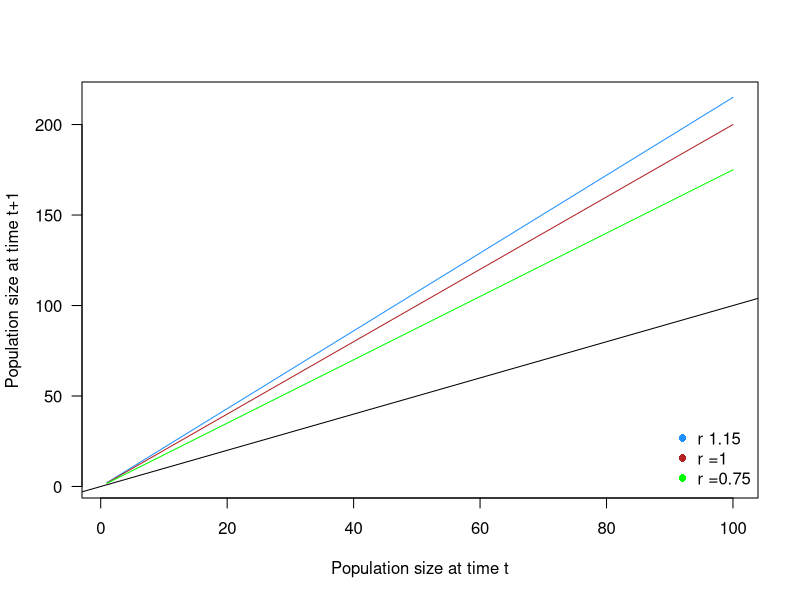
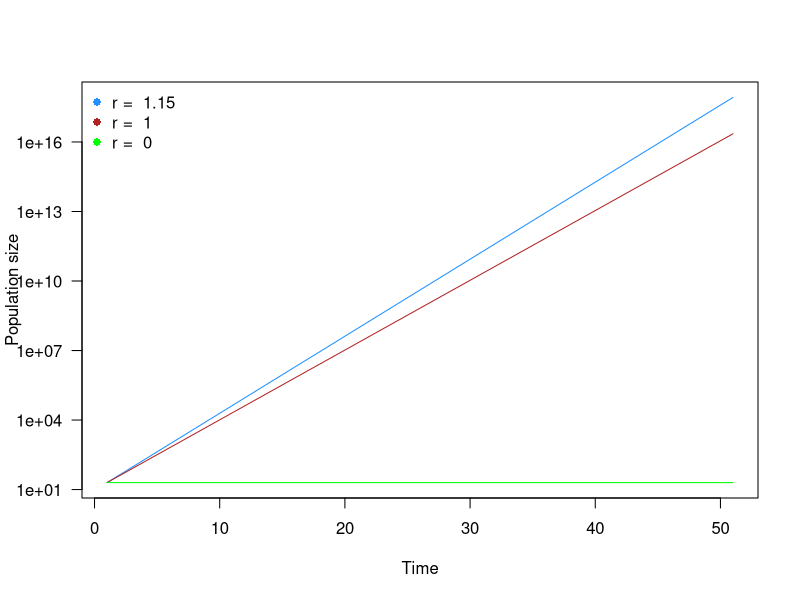
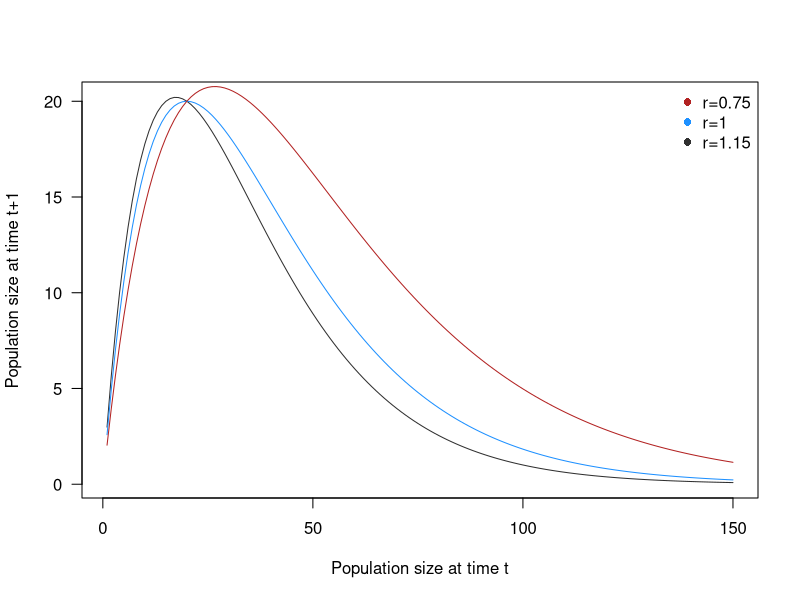
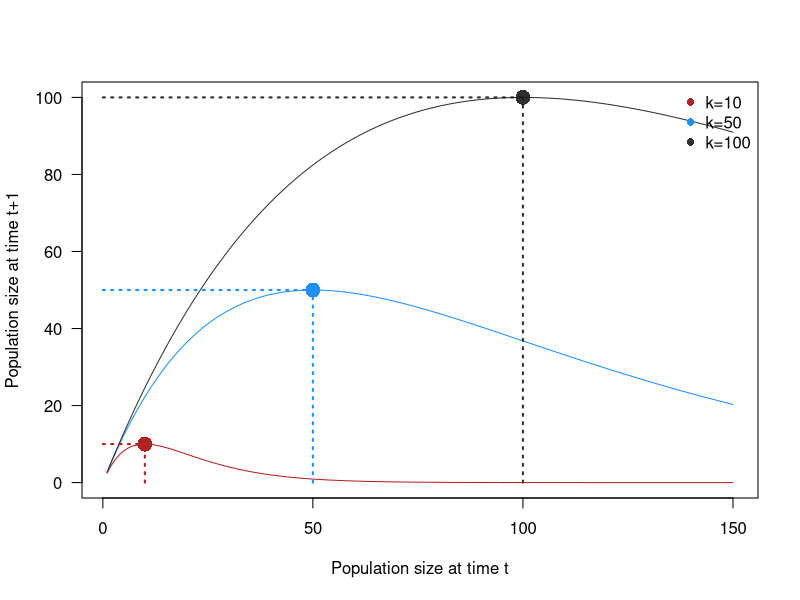
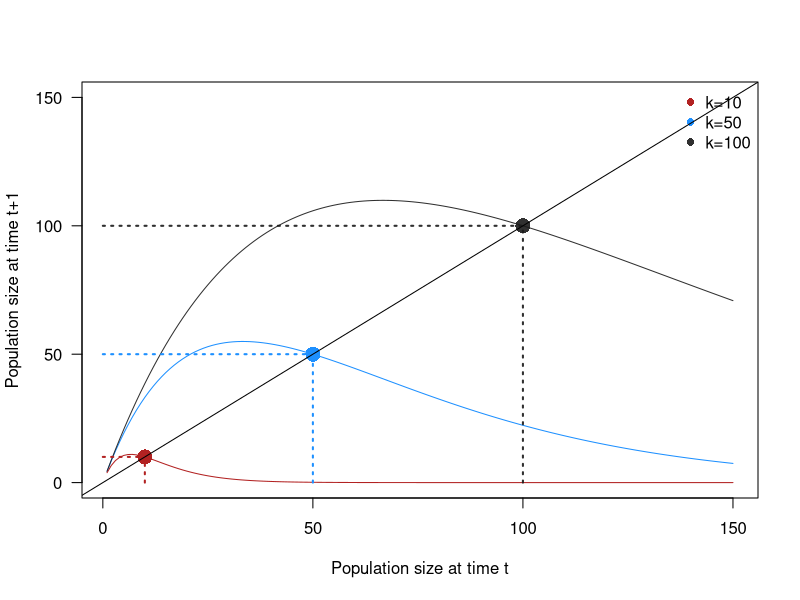
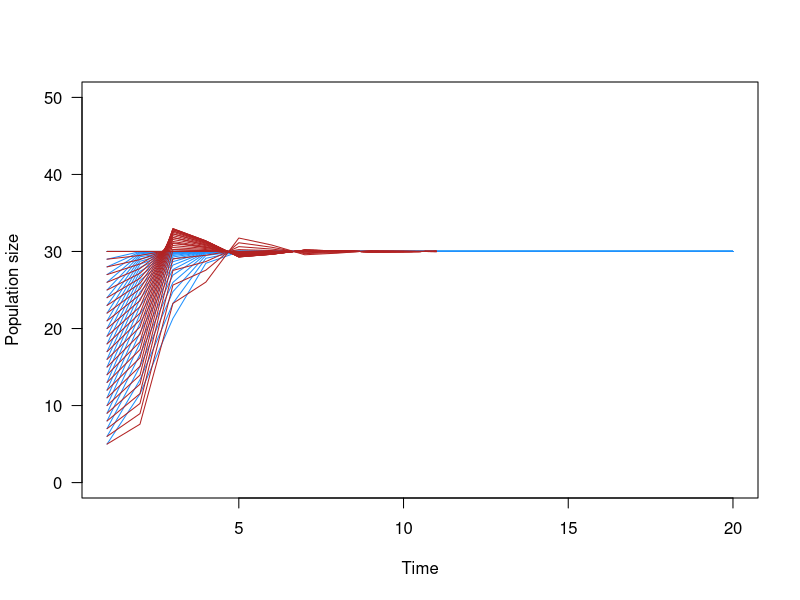
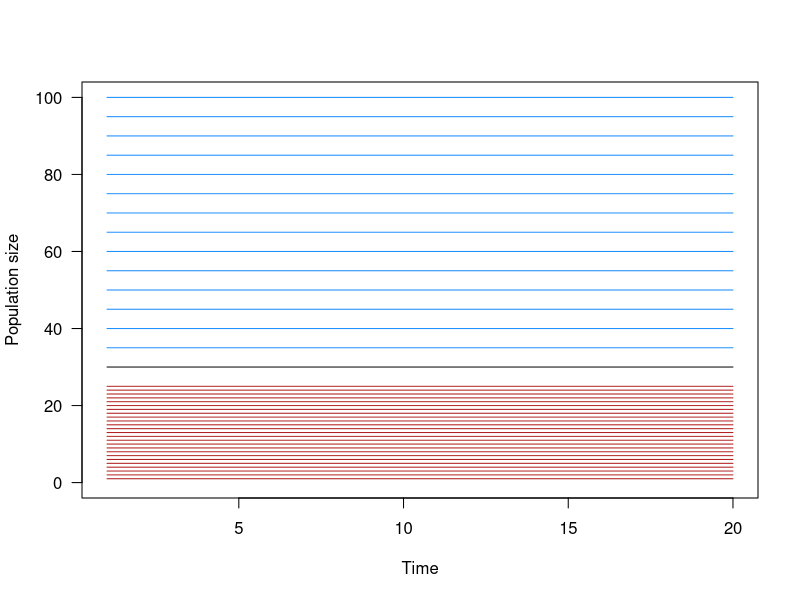
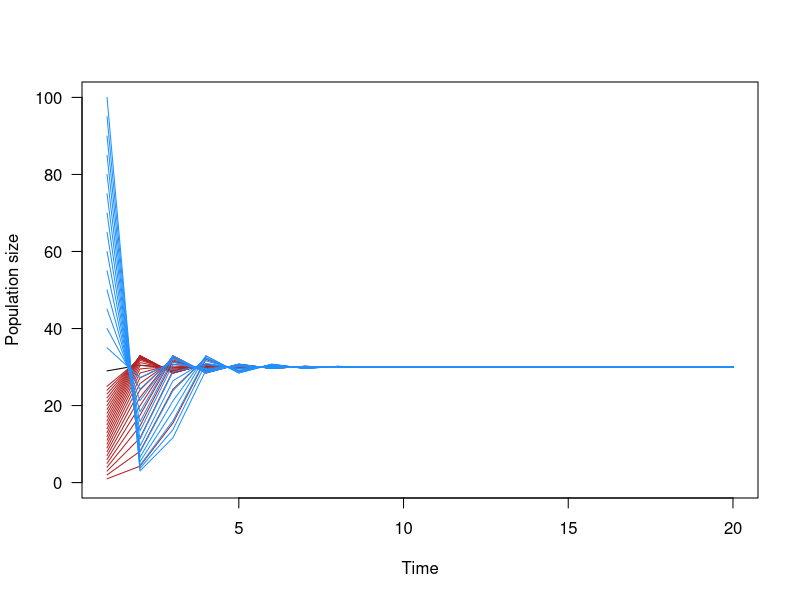

Here is the R script that generated these plots, in order: (Note: this script raises an error after producing the figures.)
## ---- chunk 1

n0 <- 1:100
r <- 1

expoGrowth <- function(n, r){
  n+(n*r)  
}


#effect of growth rate
plot(n0, expoGrowth(n0, 1.15),
  type='l', las=1, 
  xlab='Population size at time t', 
  ylab='Population size at time t+1', 
  col='dodgerblue')
lines(n0, expoGrowth(n0,1),
  col='firebrick')
lines(n0, expoGrowth(n0,0.75),
  col='green')
abline(a=0,b=1)

legend('bottomright', paste('r', c('1.15', '=1', '=0.75')),
  pch=16, col=c('dodgerblue', 'firebrick', 'green'), bty='n')
 

## ---- chunk 2

expoDynamics <- function(n,r, steps=100){
  ret <- c()
  ret[1] <- n
  for(i in 1:steps){
    ret[i+1] <- expoGrowth(ret[i], r)
  }
  return(ret)
}

## ---- chunk 3

t <- 50
n0 <- 20

#effect of growth rate
plot(1:(t+1), expoDynamics(n0, 1.15, steps=t),
  type='l', las=1, 
  xlab='Time', log='y',
  ylab='Population size', 
  col='dodgerblue')
lines(1:(t+1), expoDynamics(n0, 1, steps=t),
  col='firebrick')
lines(1:(t+1), expoDynamics(n0, 0, steps=t),
  col='green')

legend('topleft', bty='n', 
  paste('r = ', c('1.15', '1', '0')),
  pch=16, col=c('dodgerblue', 'firebrick', 'green'))

## ---- chunk 4

n0 <- 1:150
k <- 20
r <- 1


logisticGrowth <- function(n, r, k){
  n*exp(r*(1-(n / k)))
}


colz <- c(grey(0.1,0.9), 'dodgerblue', 'firebrick', 'forestgreen')
#effect of growth rate
plot(n0, logisticGrowth(n0,1.15,20),
  type='l', las=1, 
  xlab='Population size at time t', 
  ylab='Population size at time t+1', 
  col=colz[1])
lines(n0, logisticGrowth(n0,1,20),
  col=colz[2])
lines(n0, logisticGrowth(n0,0.75,20),
  col=colz[3])
legend('topright', bty='n',
  c('r=0.75', 'r=1', 'r=1.15'),
  pch=16, col=colz[c(3,2,1)])





#effect of carrying capacity
plot(n0, logisticGrowth(n0,1, 50),
  type='l', las=1, ylim=c(0,100),
  xlab='Population size at time t', 
  ylab='Population size at time t+1', 
  col=colz[2])
lines(n0, logisticGrowth(n0,1,100),
  col=colz[1])
lines(n0, logisticGrowth(n0,1,10),
  col=colz[3])
legend('topright', bty='n',
  c('k=10', 'k=50', 'k=100'),
  pch=16, col=colz[c(3,2,1)])








#Look at the peaks of the growth (where is the maximum population size here?)

plotSegs <- function(kx,ky, color){
  segments(x0=0,x1=kx, y0=ky,y1=ky, col=color, lwd=2, lty=3)
  segments(x0=kx,x1=kx, y0=0,y1=ky, col=color, lwd=2, lty=3)
  points(kx,ky, pch=16, cex=2, col=color)
}

plotSegs(10,10, color=colz[3])
plotSegs(50,50, color=colz[2])
plotSegs(100,100, color=colz[1])






# But why is this? What situations would cause this to not be the case?

plot(n0, logisticGrowth(n0,1.5, 50),
  type='l', las=1, ylim=c(0,150),
  xlab='Population size at time t', 
  ylab='Population size at time t+1', 
  col=colz[2])
lines(n0, logisticGrowth(n0,1.5,100),
  col=colz[1])
lines(n0, logisticGrowth(n0,1.5,10),
  col=colz[3])
legend('topright', bty='n',
  c('k=10', 'k=50', 'k=100'),
  pch=16, col=colz[c(3,2,1)])



#Look at the peaks of the growth (where is the maximum population size here?)
plotSegs(10,10, color=colz[3])
plotSegs(50,50, color=colz[2])
plotSegs(100,100, color=colz[1])



# this line intersects points where population change from t to t+1 is 0. These are equilibria.
abline(a=0,b=1)

## ---- chunk 5

logisticDynamics <- function(n,r,k, steps=100){
  ret <- c()
  ret[1] <- n
  if(length(r) == 1){
    r <- rep(r, steps)
  }
  for(i in 1:(steps-1)){
    ret[i+1] <- logisticGrowth(ret[i], r[i], k)
  }
  return(ret)
}

## ---- chunk 6

stps <- 20

plot(1:stps,
 logisticDynamics(n=30, r=1, k=30, steps=stps),
  type='l', las=1, ylim=c(0,50),
  xlab='Time', 
  ylab='Population size', 
  col=1)

#sapply(seq(1,25,by=1), function(x){
# lines(logisticDynamics(n=x, r=1, k=30, steps=stps), col='firebrick')
#})


sapply(seq(5,30,by=1), function(x){
 lines(logisticDynamics(n=x, r=1, k=30, steps=stps), col='dodgerblue')
})

sapply(seq(5,30,by=1), function(x){
 lines(logisticDynamics(n=x, r=rep(c(0.5,1.5),5), k=30, steps=stps), col='firebrick')
})

## ---- chunk 7

stps <- 20

plot(1:stps,
 logisticDynamics(n=30, r=0, k=30, steps=stps),
  type='l', las=1,ylim=c(0,100),
  xlab='Time', 
  ylab='Population size', 
  col=1)

sapply(seq(1,25,by=1), function(x){
 lines(logisticDynamics(n=x, r=0, k=30, steps=stps), col='firebrick')
})

sapply(seq(35,100,by=5), function(x){
 lines(logisticDynamics(n=x, r=0, k=30, steps=stps), col='dodgerblue')
})

## ---- chunk 8

stps <- 20

plot(1:stps,
 logisticDynamics(n=29, r=1.5, k=30, steps=stps),
  type='l', las=1,ylim=c(0,100),
  xlab='Time', 
  ylab='Population size', 
  col=1)

sapply(seq(1,25,by=1), function(x){
 lines(logisticDynamics(n=x, r=1.5, k=30, steps=stps), col='firebrick')
})

sapply(seq(35,100,by=5), function(x){
 lines(logisticDynamics(n=x, r=1.5, k=30, steps=stps), col='dodgerblue')
})

## ---- chunk 9

stps <- 50

plot(1:stps,
 logisticDynamics(n=30, r=2, k=30, steps=stps),
  type='l', las=1,ylim=c(0,100),
  xlab='Time', 
  ylab='Population size', 
  col=1)

plot(1:stps,
 logisticDynamics(n=29, r=2, k=30, steps=stps),
  type='l', las=1,ylim=c(0,100),
  xlab='Time', 
  ylab='Population size', 
  col=1)

sapply(seq(1,25,by=1), function(x){
 lines(logisticDynamics(n=x, r=2, k=30, steps=stps), col='firebrick')
})

sapply(seq(35,100,by=5), function(x){
 lines(logisticDynamics(n=x, r=2, k=30, steps=stps), col='dodgerblue')
})


## ---- chunk 10

stps <- 20

plot(1:stps,
 logisticDynamics(n=20, r=3.2, k=30, steps=stps),
  type='l', las=1,ylim=c(0,100),
  xlab='Time', 
  ylab='Population size', 
  col=1)

sapply(seq(1,100,by=5), function(x){
 lines(logisticDynamics(n=x, r=3.2, k=30, steps=stps), col='firebrick')
})

## ---- chunk 11

stps <- 100

plot(1:stps,
 logisticDynamics(n=30, r=4.75, k=30, steps=stps),
  type='l', las=1,ylim=c(0,150),
  xlab='Time', 
  ylab='Population size', 
  col=1)


plot(1:stps,
 logisticDynamics(n=29, r=4.75, k=30, steps=stps),
  type='l', las=1,ylim=c(0,150),
  xlab='Time', 
  ylab='Population size', 
  col=1)

## ---- chunk 12

testthat::context("your analysis")

testthat::test_that("isRed function does stuff", {
	testthat::expect_output(isRed('orange'), 'maybe?')
	testthat::expect_type(isRed('clown nose'), 'character')
	testthat::expect_equal(length(isRed('orange')), 1)
})
